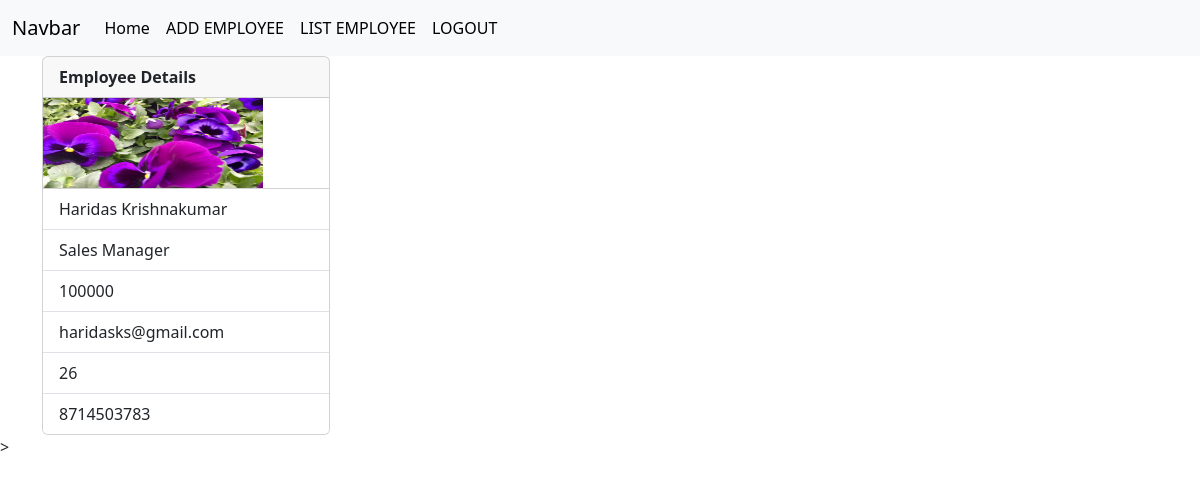
Screenshot of /employees/4 (signed in) with the database file from the repository.
### crm/models.py (models this page shows, shortened)
class Employees(models.Model):
    name=models.CharField(max_length=200)
    department=models.CharField(max_length=200)
    salary=models.PositiveIntegerField()
    email=models.EmailField(unique=True)
    age=models.PositiveIntegerField()
    contact=models.CharField(null=True,max_length=10)
    profile_pic=models.ImageField(upload_to="images",null=True,blank=True)
    dob=models.DateField(null=True,blank=True)

### crm/views.py (the view)
# urls.py: path("employees/<int:pk>",views.EmployeeDetailView.as_view(),name="emp-details"),
@method_decorator(signin_required,name="dispatch")
class EmployeeDetailView(View):
    def get(self,request,*args,**kwargs):
        id=kwargs.get("pk")
        qs=Employees.objects.get(id=id)
        return render(request,"emp_detail.html",{"data":qs})

### crm/views.py (called while the page is built)
def signin_required(fn):
    def wrapper(request,*args,**kwargs):
        if not request.user.is_authenticated:
            messages.error(request,"invalid session")
            return redirect("signin")
        else:
            return fn(request,*args,**kwargs)
    return wrapper

### crm/templates/emp_detail.html (shortened to what this page needs)
{%extends 'base.html'%}
{%block body_block%}
<div class="container">
    <div>
        <div class="card" style="width: 18rem;">
            <div class="card-header">
              <b>Employee Details</b>
            </div>
            <div>
              {%if data.profile_pic%}
              <img src="{{data.profile_pic.url}}" alt="" height="90" width="220">
              {%endif%}
            </div>
            <ul class="list-group list-group-flush">
              <li class="list-group-item">{{data.name}}</li>
              <li class="list-group-item">{{data.department}}</li>
              <li class="list-group-item">{{data.salary}}</li>
              <li class="list-group-item">{{data.email}}</li>
              <li class="list-group-item">{{data.age}}</li>
              <li class="list-group-item">{{data.contact}}</li>
            </ul>
          </div>
    </div>
  </div>>
{%endblock%}<!-- <!DOCTYPE html>

### rows the page displays
Employees: profile_pic (picture), name "Haridas Krishnakumar", department "Sales Manager", salary "100000", email "haridasks@gmail.com", age "26", contact "8714503783"
